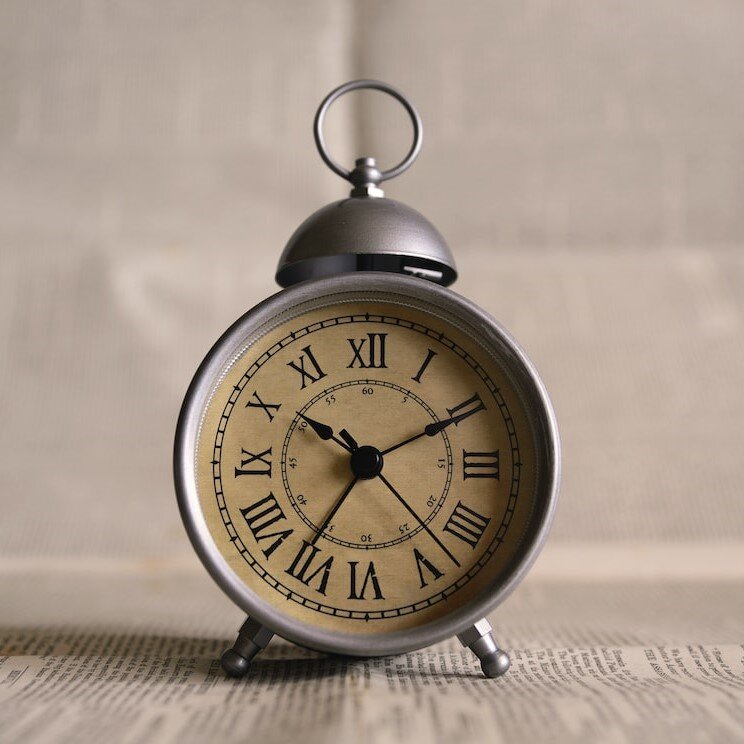
#> input picture Input/Input2.png, 744 x 744 px, found by its file name; its folder holds only this picture in this run
$ jupyter execute Code.ipynb   (older library calls are emulated)
#> lines starting #> are read from the running program, lines starting #| are printed output that depends on the picture
[cell 1]
import numpy as np
import cv2
import os
from google.colab.patches import cv2_imshow

# Define the Harris Corner Detection function
def HarrisCornerDetection(image):
    # Compute gradients using Sobel operators
    sobel_x = cv2.Sobel(image, cv2.CV_64F, 1, 0, ksize=3)
    sobel_y = cv2.Sobel(image, cv2.CV_64F, 0, 1, ksize=3)

    # Calculate elements of the Harris matrix
    Ixx = sobel_x**2
    Ixy = sobel_x * sobel_y
    Iyy = sobel_y**2

    # Gaussian blur of the elements
    k_size = 5  # Adjust the kernel size as needed
    Ixx = cv2.GaussianBlur(Ixx, (k_size, k_size), 0)
    Ixy = cv2.GaussianBlur(Ixy, (k_size, k_size), 0)
    Iyy = cv2.GaussianBlur(Iyy, (k_size, k_size), 0)

    # Calculate the Harris response
    k = 0.04  # Harris corner coefficient, you can adjust this value
    det = Ixx * Iyy - Ixy**2
    trace = Ixx + Iyy
    R = det - k * trace**2

    return R

# Main Program
input_folder = "/content/Harris_Corner_Detection/Input"  # Change to the correct input folder name
output_folder = "/content/Harris_Corner_Detection/Output"  # Change to the correct output folder name

# Create the output directory if it doesn't exist
os.makedirs(output_folder, exist_ok=True)

# Initialize lists to store input and output images
input_images = []
output_images = []

# Process all input images
for filename in os.listdir(input_folder):
    if filename.endswith(".jpg") or filename.endswith(".png"):
        input_image_path = os.path.join(input_folder, filename)
        output_image_path = os.path.join(output_folder, f"Output_{filename}")

        # Get the input image
        firstimage = cv2.imread(input_image_path, cv2.IMREAD_GRAYSCALE)
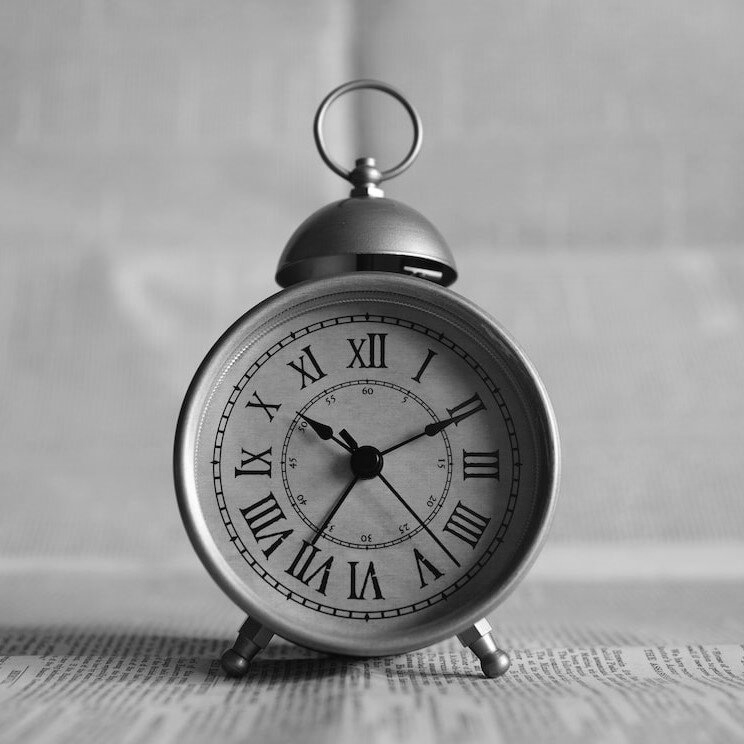
#> firstimage: shape (744, 744); min 0, max 255, mean 152.9
        w, h = firstimage.shape
#> w = 744; h = 744

        # Convert image to color to draw colored circles on it
        bgr = cv2.cvtColor(firstimage, cv2.COLOR_GRAY2RGB)

        # Corner detection
        R = HarrisCornerDetection(firstimage)
#> in HarrisCornerDetection, `sobel_x = cv2.Sobel(image, cv2.CV_64F, 1, 0, ksize=3)`:
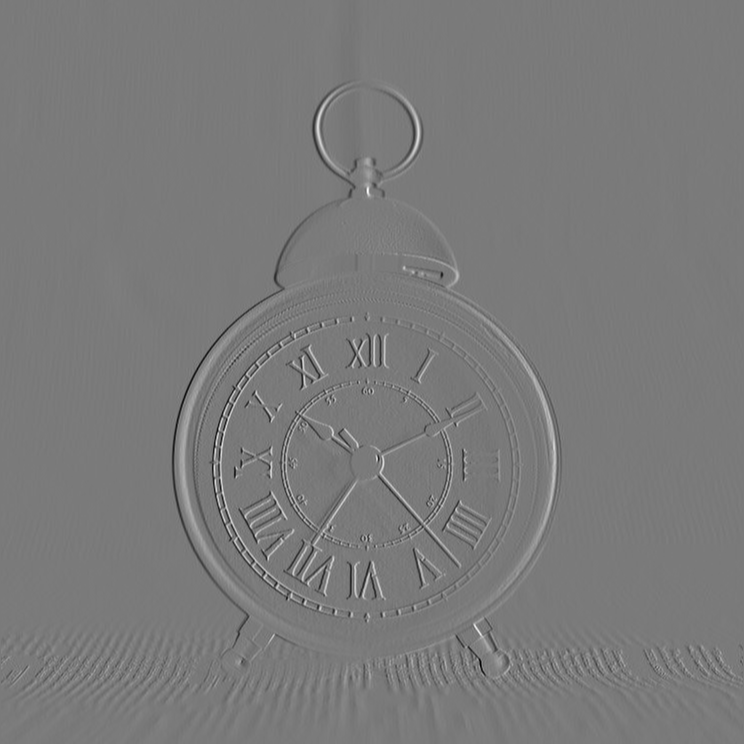
#> sobel_x: shape (744, 744) float64; min -785, max 848, mean 0.1; drawn with min black and max white
#> in HarrisCornerDetection, `sobel_y = cv2.Sobel(image, cv2.CV_64F, 0, 1, ksize=3)`:
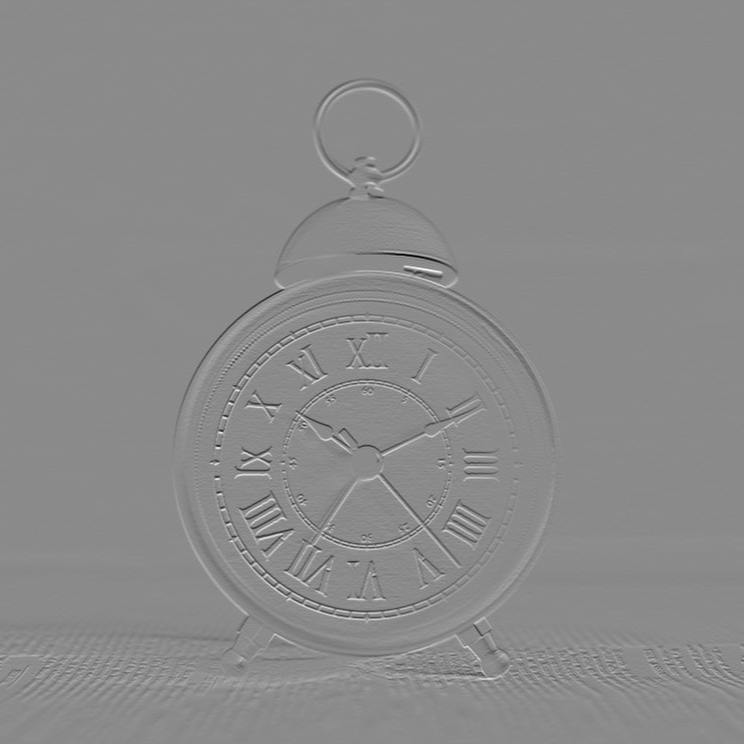
#> sobel_y: shape (744, 744) float64; min -988, max 825, mean 0; drawn with min black and max white
#> in HarrisCornerDetection, `Ixy = cv2.GaussianBlur(Ixy, (k_size, k_size), 0)`:
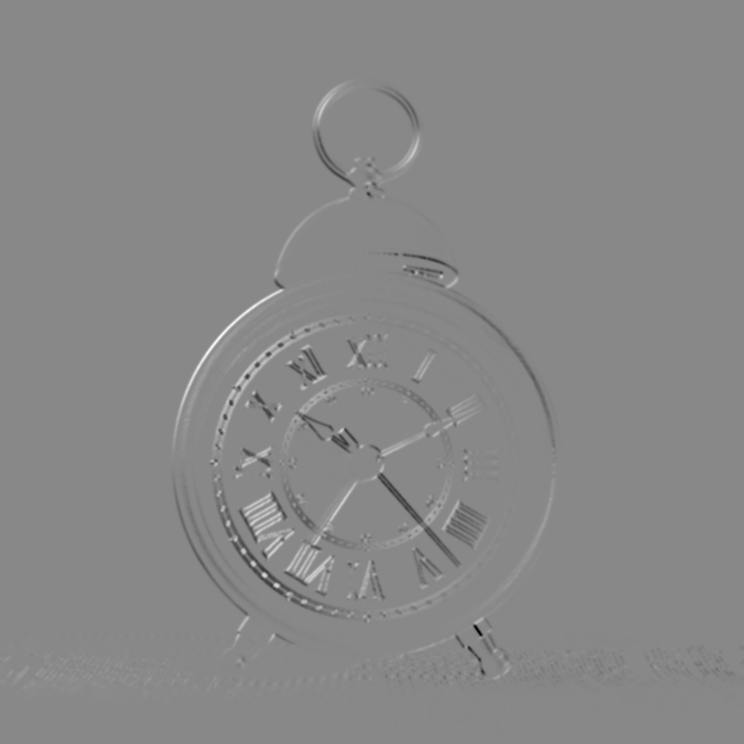
#> Ixy: shape (744, 744) float64; min -144208.4, max 125813.6, mean -49.2; drawn with min black and max white
#> in HarrisCornerDetection, `Iyy = cv2.GaussianBlur(Iyy, (k_size, k_size), 0)`:
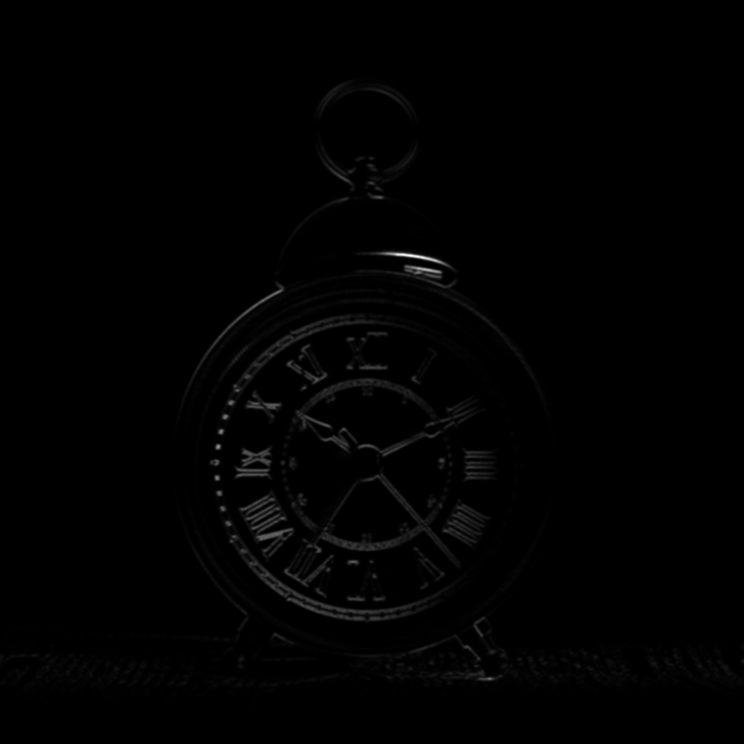
#> Iyy: shape (744, 744) float64; min 0, max 456712.1, mean 3231.2; drawn with min black and max white
#> in HarrisCornerDetection, `trace = Ixx + Iyy`:
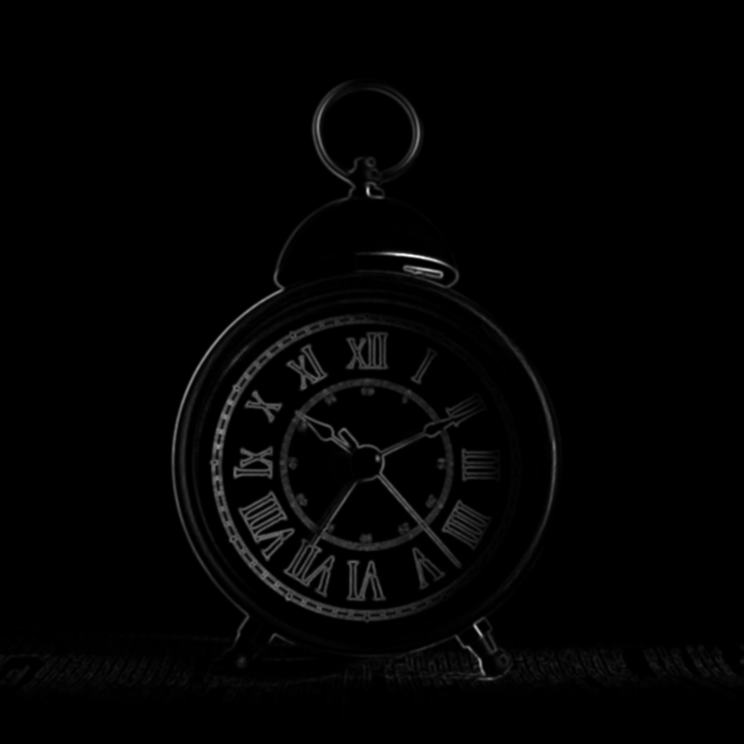
#> trace: shape (744, 744) float64; min 0, max 461787.6, mean 6606.7; drawn with min black and max white
#> in HarrisCornerDetection, `R = det - k * trace**2`:
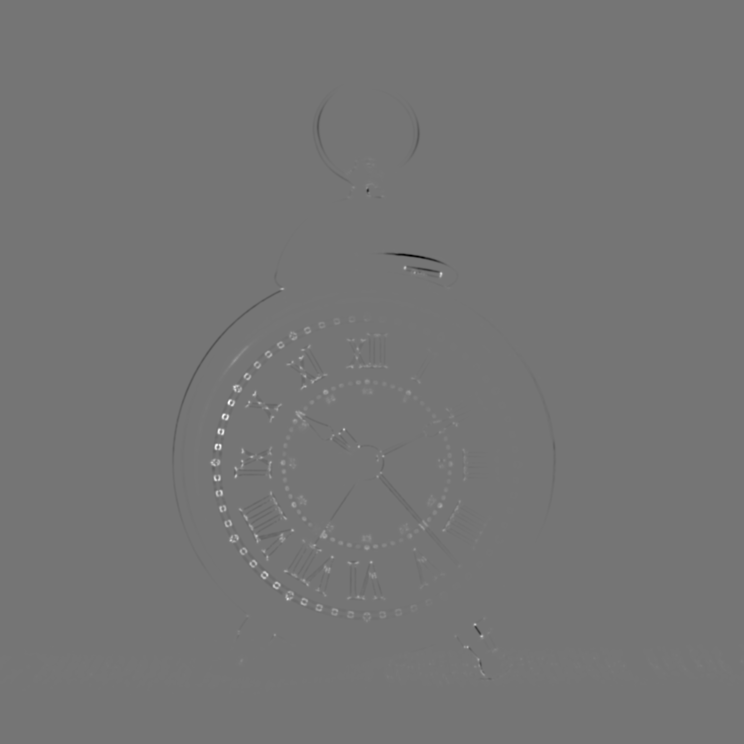
#> R: shape (744, 744) float64; min -8.41e+09, max 9.77e+09, mean 4745148.7; drawn with min black and max white

        # Empirical Parameter (Threshold)
        CornerStrengthThreshold = 600000

        # Plot detected corners on the image
        radius = 2
        color = (0, 255, 0)  # Green
        thickness = 2

        PointList = []

        # Look for Corner strengths above the threshold
        for row in range(w):
            for col in range(h):
                if R[row][col] > CornerStrengthThreshold:
                    max = R[row][col]

                    # Local non-maxima suppression
                    skip = False
                    for nrow in range(5):
                        for ncol in range(5):
                            if row + nrow - 2 < w and col + ncol - 2 < h:
                                if R[row + nrow - 2][col + ncol - 2] > max:
                                    skip = True
                                    break

                    if not skip:
                        # Point is expressed in x, y which is col, row
                        cv2.circle(bgr, (col, row), radius, color, thickness)
                        PointList.append((row, col))
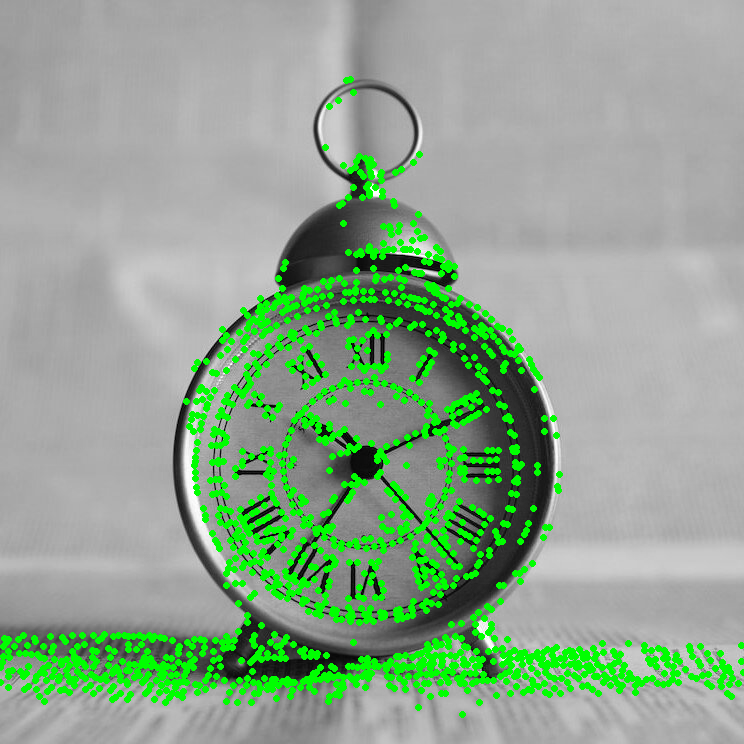
#> bgr: shape (744, 744, 3); mean B, G, R 141.9, 167.1, 141.9
#> after the loop, PointList = 1653 pairs, first value 79 to 714, second value 0 to 743

        # Append input and output images to their respective lists
        input_images.append(firstimage)
        output_images.append(bgr)

[cell 2]
#Show all the input and Output images
import matplotlib.pyplot as plt

# Create a figure with subplots
plt.figure(figsize=(20, 20))

# Loop through input and output image pairs
for i, (input_img, output_img) in enumerate(zip(input_images, output_images), start=1):
    # Display input image
    plt.subplot(2, len(input_images), i)
    plt.imshow(cv2.cvtColor(input_img, cv2.COLOR_BGR2RGB))
    plt.title(f'Input Image {i}')

    # Display output image
    plt.subplot(2, len(output_images), i + len(input_images))
    plt.imshow(cv2.cvtColor(output_img, cv2.COLOR_BGR2RGB))
    plt.title(f'Output Image {i}')
#> this loop made 1 pass
#> i on pass 1: 1

plt.tight_layout()
plt.show()
